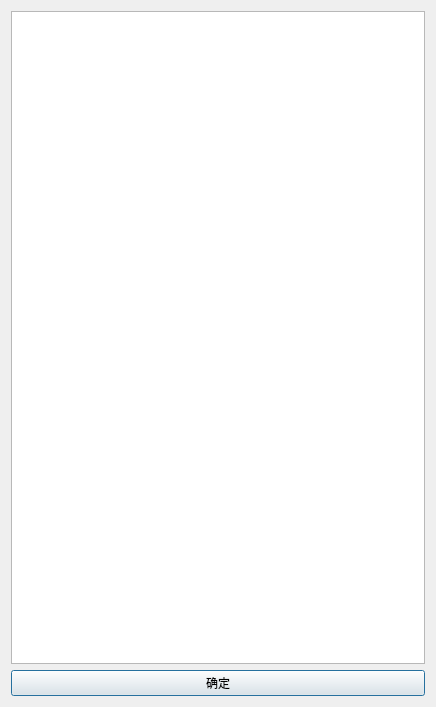
<?xml version="1.0" encoding="UTF-8"?>
<ui version="4.0">
 <class>Dialog</class>
 <widget class="QDialog" name="Dialog">
  <property name="geometry">
   <rect>
    <x>0</x>
    <y>0</y>
    <width>436</width>
    <height>707</height>
   </rect>
  </property>
  <property name="font">
   <font>
    <family>阿里巴巴普惠体 2.0 65 Medium</family>
    <italic>false</italic>
   </font>
  </property>
  <property name="windowTitle">
   <string>批量抽卡结果显示</string>
  </property>
  <property name="styleSheet">
   <string notr="true"/>
  </property>
  <layout class="QHBoxLayout" name="horizontalLayout">
   <item>
    <layout class="QVBoxLayout" name="verticalLayout">
     <item>
      <widget class="QTextBrowser" name="Text">
       <property name="font">
        <font>
         <family>阿里巴巴普惠体 2.0 65 Medium</family>
         <italic>false</italic>
        </font>
       </property>
      </widget>
     </item>
     <item>
      <widget class="QPushButton" name="Exit">
       <property name="font">
        <font>
         <family>阿里巴巴普惠体 2.0 65 Medium</family>
         <italic>false</italic>
        </font>
       </property>
       <property name="text">
        <string>确定</string>
       </property>
      </widget>
     </item>
    </layout>
   </item>
  </layout>
 </widget>
 <resources/>
 <connections/>
</ui>
